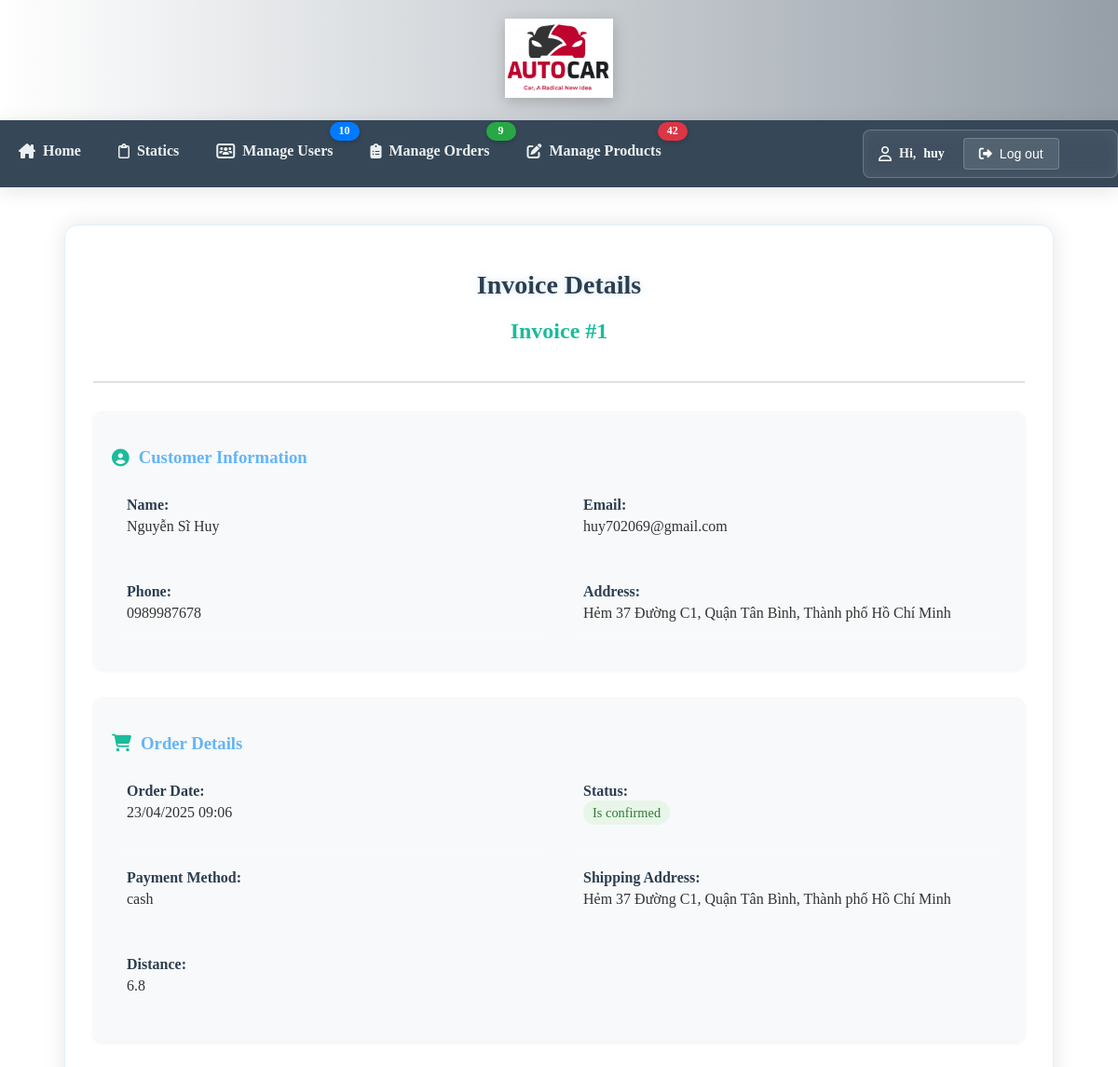
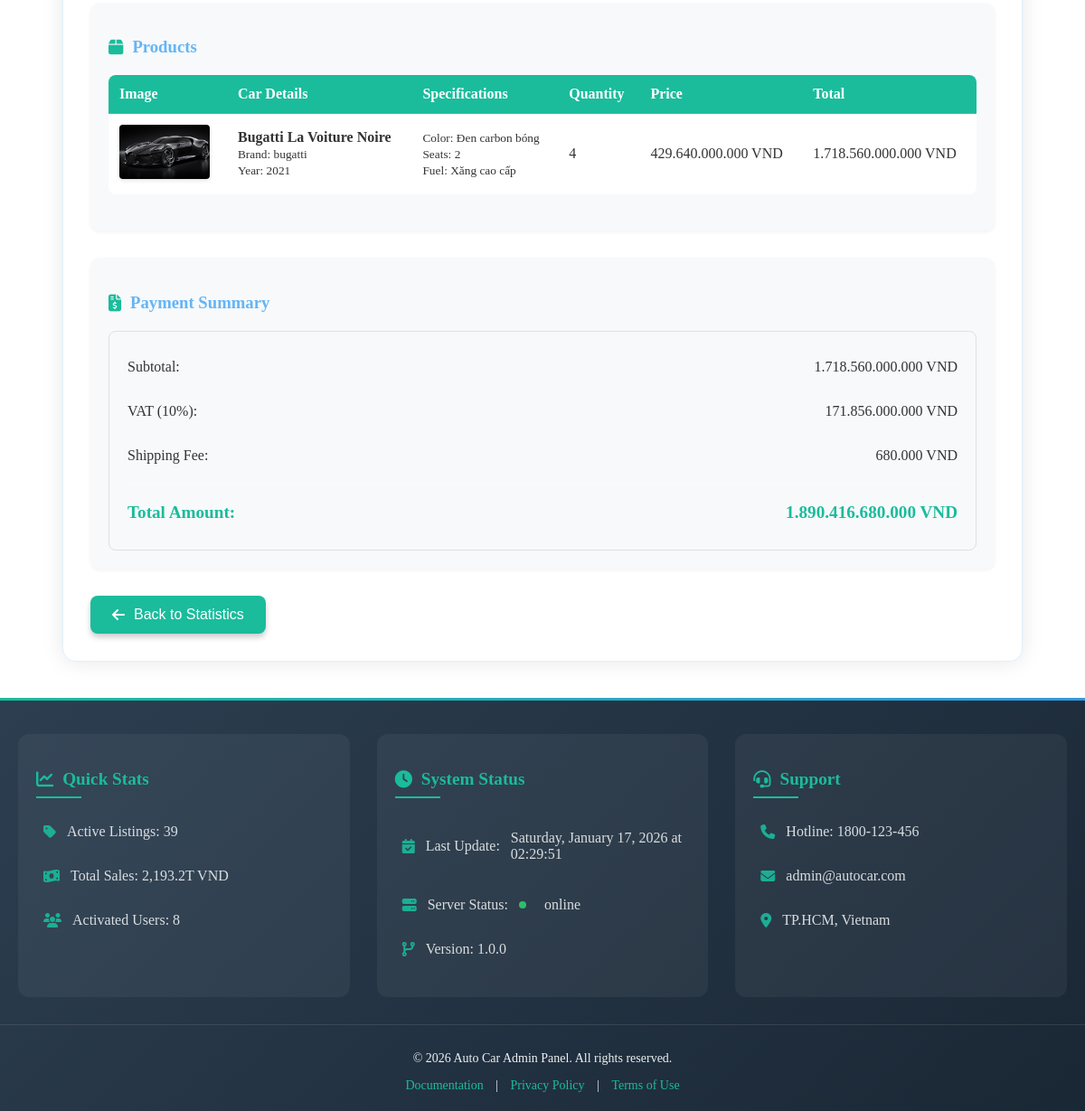
The app's page /Admin/view-invoice.php?id=1 (signed in) with its own data (2 pictures, top to bottom).
### tables this page shows
CREATE TABLE `orders` (
  `order_id` int(11) NOT NULL,
  `user_id` int(11) NOT NULL,
  `order_date` datetime DEFAULT NULL,
  `delivered_date` datetime DEFAULT NULL,
  `expected_total_amount` decimal(20,2) DEFAULT NULL,
  `VAT` decimal(20,2) DEFAULT NULL,
  `shipping_address` varchar(255) DEFAULT NULL,
  `distance` float NOT NULL DEFAULT 0,
  `shipping_fee` decimal(10,2) NOT NULL DEFAULT 0.00,
  `total_amount` decimal(20,2) DEFAULT NULL,
  `payment_method_id` int(11) DEFAULT NULL,
  `order_status` enum('is pending','is confirmed','delivered','is delivering','cancelled','initiated','completed') DEFAULT 'initiated',
  `description` longtext DEFAULT NULL,
  `shipper_info` varchar(255) DEFAULT NULL,
  `delivery_duration` int(11) GENERATED ALWAYS AS (timestampdiff(HOUR,`order_date`,`delivered_date`)) STORED
);

CREATE TABLE `users_acc` (
  `id` int(11) NOT NULL,
  `username` varchar(100) NOT NULL,
  `password` char(255) NOT NULL,
  `status` enum('activated','disabled','banned') NOT NULL,
  `register_date` datetime NOT NULL DEFAULT current_timestamp(),
  `phone_num` varchar(20) NOT NULL,
  `email` varchar(255) NOT NULL,
  `role` enum('user','admin') NOT NULL DEFAULT 'user',
  `address` varchar(255) DEFAULT NULL,
  `full_name` varchar(255) DEFAULT NULL
);

CREATE TABLE `payment_methods` (
  `payment_method_id` int(11) NOT NULL,
  `method_name` varchar(50) NOT NULL,
  `description` varchar(255) DEFAULT NULL
);

CREATE TABLE `products` (
  `product_id` int(11) NOT NULL,
  `brand_id` int(11) NOT NULL,
  `car_name` varchar(255) NOT NULL,
  `car_description` text DEFAULT NULL,
  `price` decimal(15,2) NOT NULL,
  `image_link` varchar(255) DEFAULT NULL,
  `status` enum('selling','soldout','discounting','hidden') DEFAULT 'selling',
  `sold_quantity` int(11) DEFAULT 0,
  `remain_quantity` int(11) DEFAULT 0,
  `max_speed` decimal(5,2) DEFAULT NULL,
  `color` varchar(50) DEFAULT NULL,
  `engine_name` varchar(100) NOT NULL,
  `year_manufacture` year(4) NOT NULL,
  `seat_number` tinyint(4) NOT NULL,
  `fuel_name` varchar(50) NOT NULL,
  `engine_power` decimal(10,2) DEFAULT NULL,
  `time_0_100` decimal(4,2) DEFAULT NULL,
  `location` varchar(255) NOT NULL DEFAULT 'TPHCM',
  `linkinfor` varchar(255) DEFAULT NULL,
  `fuel_capacity` varchar(255) DEFAULT NULL
);

CREATE TABLE `car_types` (
  `type_id` int(11) NOT NULL,
  `type_name` varchar(100) NOT NULL,
  `logo_url` varchar(255) DEFAULT NULL,
  `banner_url` varchar(255) DEFAULT NULL,
  `description` longtext DEFAULT NULL,
  `image_link` int(255) DEFAULT NULL
);

CREATE TABLE `order_details` (
  `detail_id` int(11) NOT NULL,
  `order_id` int(11) NOT NULL,
  `product_id` int(11) NOT NULL,
  `quantity` int(11) NOT NULL,
  `price` decimal(15,2) NOT NULL
);

### Admin/view-invoice.php (the view, shortened to what this page needs)
<?php
include 'header.php';
$order_id = intval($_GET['id']);
$query = "
    SELECT
        o.*,
        u.username, u.full_name, u.email, u.phone_num, u.address,
        p.car_name, p.price, p.image_link, p.color, p.year_manufacture,
        p.seat_number, p.fuel_name,
        ct.type_name,
        pm.method_name,
        od.quantity
    FROM orders o
    JOIN users_acc u ON o.user_id = u.id
    JOIN order_details od ON o.order_id = od.order_id
    JOIN products p ON od.product_id = p.product_id
    JOIN car_types ct ON p.brand_id = ct.type_id
    JOIN payment_methods pm ON o.payment_method_id = pm.payment_method_id
    WHERE o.order_id = ?
";
$stmt = mysqli_prepare($connect, $query);
mysqli_stmt_bind_param($stmt, "i", $order_id);
mysqli_stmt_execute($stmt);
$result = mysqli_stmt_get_result($stmt);
$orderData = mysqli_fetch_all($result, MYSQLI_ASSOC);
$order = $orderData[0];
?>
<!DOCTYPE html>
<html lang="en">
<head>
</head>
<body>
    <div class="invoice-container">
        <div class="invoice-header">
            <h1>Invoice Details</h1>
            <h2>Invoice #<?php echo $order_id; ?></h2>
        </div>
        <section class="customer-info">
            <h3><i class="fas fa-user-circle"></i> Customer Information</h3>
            <div class="info-grid">
                <div class="info-item">
                    <strong>Name:</strong>
                    <span><?php echo htmlspecialchars($order['full_name']); ?></span>
                </div>
                <div class="info-item">
                    <strong>Email:</strong>
                    <span><?php echo htmlspecialchars($order['email']); ?></span>
                </div>
                <div class="info-item">
                    <strong>Phone:</strong>
                    <span><?php echo htmlspecialchars($order['phone_num']); ?></span>
                </div>
                <div class="info-item">
                    <strong>Address:</strong>
                    <span><?php echo htmlspecialchars($order['address']); ?></span>
                </div>
            </div>
        </section>
        <section class="order-details">
            <h3><i class="fas fa-shopping-cart"></i> Order Details</h3>
            <div class="info-grid">
                <div class="info-item">
                    <strong>Order Date:</strong>
                    <span><?php echo date('d/m/Y H:i', strtotime($order['order_date'])); ?></span>
                </div>
                <div class="info-item">
                    <strong>Status:</strong>
                    <span class="status-badge status-<?= str_replace(' ', '-', strtolower($order['order_status'])) ?>">
                        <?php
                        switch ($order['order_status']) {
                            case 'is confirmed':
                                echo 'Is confirmed';
                                break;
                        }
                        ?>
                </div>
                <div class="info-item">
                    <strong>Payment Method:</strong>
                    <span><?php echo htmlspecialchars($order['method_name']); ?></span>
                </div>
                <div class="info-item">
                    <strong>Shipping Address:</strong>
                    <span><?php echo htmlspecialchars($order['shipping_address']); ?></span>
                </div>
                <div class="info-item">
                    <strong>Distance:</strong>
                    <span><?php echo htmlspecialchars($order['distance']); ?></span>
                </div>
            </div>
        </section>
        <section class="products-section">
            <h3><i class="fas fa-box"></i> Products</h3>
            <div class="products-table">
                <table>
                    <thead>
                        <tr>
                            <th>Image</th>
                            <th>Car Details</th>
                            <th>Specifications</th>
                            <th>Quantity</th>
                            <th>Price</th>
                            <th>Total</th>
                        </tr>
                    </thead>
                    <tbody>
                        <?php foreach ($orderData as $item): ?>
                            <tr>
                                <td>
                                    <img src="../User/<?php echo htmlspecialchars($item['image_link']); ?>"
                                        alt="<?php echo htmlspecialchars($item['car_name']); ?>" class="car-thumbnail">
                                </td>
                                <td>
                                    <strong><?php echo htmlspecialchars($item['car_name']); ?></strong>
                                    <br>
                                    <small>Brand: <?php echo htmlspecialchars($item['type_name']); ?></small>
                                    <br>
                                    <small>Year: <?php echo htmlspecialchars($item['year_manufacture']); ?></small>
                                </td>
                                <td>
                                    <small>Color: <?php echo htmlspecialchars($item['color']); ?></small>
                                    <br>
                                    <small>Seats: <?php echo htmlspecialchars($item['seat_number']); ?></small>
                                    <br>
                                    <small>Fuel: <?php echo htmlspecialchars($item['fuel_name']); ?></small>
                                </td>
                                <td><?php echo $item['quantity']; ?></td>
                                <td><?php echo number_format($item['price'], 0, ',', '.'); ?> VND</td>
                                <td><?php echo number_format($item['price'] * $item['quantity'], 0, ',', '.'); ?> VND</td>
                            </tr>
                        <?php endforeach; ?>
                    </tbody>
                </table>
            </div>
        </section>
        <section class="payment-summary">
            <h3><i class="fas fa-file-invoice-dollar"></i> Payment Summary</h3>
            <div class="summary-grid">
                <div class="summary-item">
                    <span>Subtotal:</span>
                    <span><?php echo number_format($order['expected_total_amount'], 0, ',', '.'); ?> VND</span>
                </div>
                <div class="summary-item">
                    <span>VAT (10%):</span>
                    <span><?php echo number_format($order['VAT'], 0, ',', '.'); ?>
                        VND</span>
                </div>
                <div class="summary-item">
                    <span>Shipping Fee:</span>
                    <span><?php echo number_format($order['shipping_fee'], 0, ',', '.'); ?> VND</span>
                </div>
                <div class="summary-item total">
                    <strong>Total Amount:</strong>
                    <strong><?php echo number_format($order['total_amount'], 0, ',', '.'); ?> VND</strong>
                </div>
            </div>
        </section>
        <button class="back-btn" onclick="window.location.href='statics.php'">
            <i class="fas fa-arrow-left"></i> Back to Statistics
        </button>
    </div>
</body>
</html>
<?php
include 'footer.php';
?>

### Admin/header.php (style rules this page uses)
body { margin:0; }

### records on screen
orders: user.full_name "Nguyễn Sĩ Huy", user.email "huy702069@gmail.com", user.phone_num "0989987678", user.address "Hẻm 37 Đường C1, Quận Tân Bình, Thành phố Hồ Chí Minh", order_date "23/04/2025 09:06", payment_method.method_name "cash", shipping_address "Hẻm 37 Đường C1, Quận Tân Bình, Thành phố Hồ Chí Minh", distance "6.8", products.image_link (picture), products.car_name "Bugatti La Voiture Noire", car_types.type_name "bugatti", products.year_manufacture "2021", products.color "Đen carbon bóng", products.seat_number "2", products.fuel_name "Xăng cao cấp", order_details.quantity "4", products.price "429.640.000.000", products.price "1.718.560.000.000", expected_total_amount "1.718.560.000.000", VAT "171.856.000.000", shipping_fee "680.000", total_amount "1.890.416.680.000"

### other values on screen
$counts['users'] "10"
$counts['orders'] "9"
$counts['products'] "42"
$_SESSION['username'] "huy"
$order_id "1"
$stats['active_listings'] "39"
$stats['total_sales'] / 1000000000 "2,193.2"
$stats['active_users'] "8"
$server_status "online"
$system_version "1.0.0"
